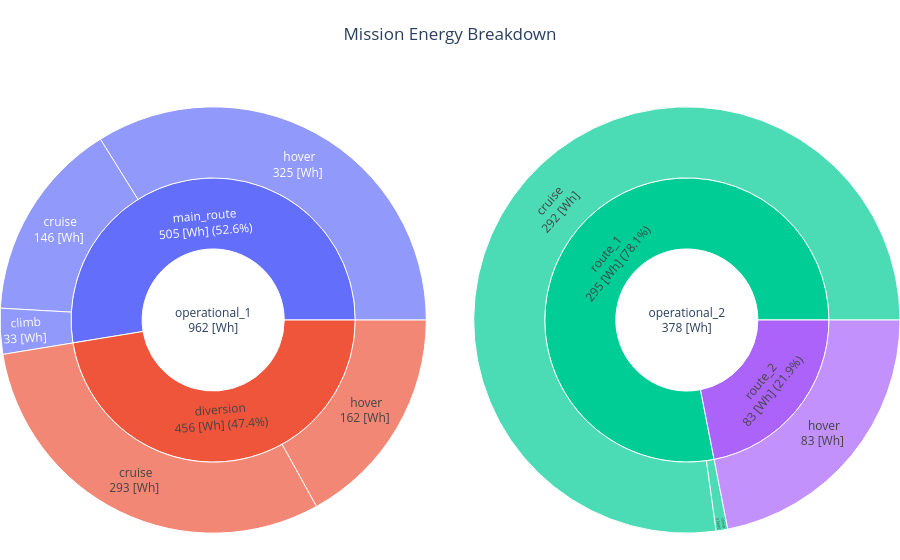

The code cell stored with this chart in its notebook:
### Code cell
mission_name = "operational_2"  # secondary mission
fig = energy_breakdown_sun_plot_drone(OUTPUT_FILE, mission_name=mission_name, fig=fig)
fig.show()

### Figure 1 — Plotly figure (JSON) as saved in the notebook; plotly's stock layout.template omitted (floating-point values rounded to 4 significant figures)
{"data": [{"branchvalues": "total", "domain": {"column": 0}, "labels": ["operational_1<br>962 [Wh]", "diversion<br>456 [Wh] (47.4%)", "main_route<br>505 [Wh] (52.6%)", "cruise<br>293 [Wh] ", "hover<br>162 [Wh] ", "climb<br>33 [Wh] ", "cruise<br>146 [Wh] ", "hover<br>325 [Wh] "], "parents": ["", "operational_1<br>962 [Wh]", "operational_1<br>962 [Wh]", "diversion<br>456 [Wh] (47.4%)", "diversion<br>456 [Wh] (47.4%)", "main_route<br>505 [Wh] (52.6%)", "main_route<br>505 [Wh] (52.6%)", "main_route<br>505 [Wh] (52.6%)"], "type": "sunburst", "values": [962.3, 456.3, 506.0, 293.3, 163.0, 33.34, 146.7, 326.0]}, {"branchvalues": "total", "domain": {"column": 1}, "labels": ["operational_2<br>378 [Wh]", "route_1<br>295 [Wh] (78.1%)", "route_2<br>83 [Wh] (21.9%)", "climb<br>3 [Wh] ", "cruise<br>292 [Wh] ", "hover<br>83 [Wh] "], "parents": ["", "operational_2<br>378 [Wh]", "operational_2<br>378 [Wh]", "route_1<br>295 [Wh] (78.1%)", "route_1<br>295 [Wh] (78.1%)", "route_2<br>83 [Wh] (21.9%)"], "type": "sunburst", "values": [378.7, 295.7, 83.03, 3.32, 292.4, 83.03]}], "layout": {"grid": {"columns": 2, "rows": 1}, "margin": {"b": 0, "l": 0, "r": 0, "t": 80}, "title": {"text": "Mission Energy Breakdown", "x": 0.5}}}
